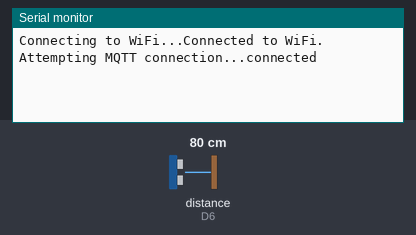
A sketch run on a simulated Arduino MKR. Parts: the last lines printed to the serial monitor. Wiring (inferred from the names in the program): ultrasonic range finder: trigger D7; echo D6. The test bench sets the inputs (shaded band); at power-on: distance to the obstacle (sensor on D6) 80 cm. The echo pulse lasts 58.3 µs per cm; WiFi joins after 1.5 s; servers stay silent unless stated; no MQTT or app messages arrive unless stated.

Above: at 6.9 s.
7.0 s: distance to the obstacle (sensor on D6) set to 9 cm
At 8.8 s:
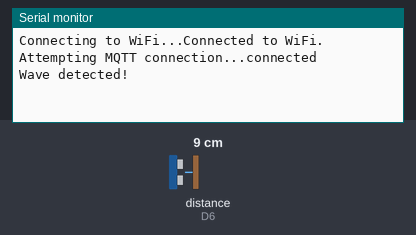
9.7 s: distance to the obstacle (sensor on D6) set to 12 cm
At 12.0 s:
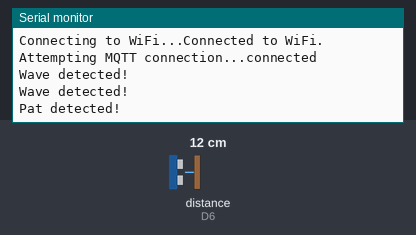

Measured:
- the behaviour switches between 10 and 11 cm on distance to the obstacle (sensor on D6) (found by bisection; images 1 and 2)
- after the input at 7.0 s, the serial monitor: prints a new line after 0.57 s (image 1)
- after the input at 9.7 s, the serial monitor: prints a new line after 1.9 s (image 2)

The sketch:

Publisher_Device.ino
```cpp
#include <WiFiNINA.h>
#include <PubSubClient.h>

// Network credentials stored in arduino_secrets.h
char ssid[] = "iiNetA59E43";
char pass[] = "2hAkfqsQkN";

// MQTT Broker details
const char* broker = "broker.emqx.io";
const int port = 1883;
const char* topic = "SIT210/wave";

WiFiClient wifiClient;
PubSubClient mqttClient(wifiClient);

// Ultrasonic Sensor pins
const int trigPin = 7;
const int echoPin = 6;
long duration, distance;

void setup() {
  Serial.begin(9600);
  pinMode(trigPin, OUTPUT);
  pinMode(echoPin, INPUT);

  connectToWiFi();
  mqttClient.setServer(broker, port);
}

void loop() {
  if (!mqttClient.connected()) {
    reconnectToMQTT();
  }
  mqttClient.loop();


  digitalWrite(trigPin, LOW); // Ensure the trigPin is low
  delayMicroseconds (2); // Wait for 2 microseconds
  digitalWrite(trigPin, HIGH); // Set trigPin on HIGH state
  delayMicroseconds (10); // Wait for 10 microseconds
  digitalWrite(trigPin, LOW); // Set trigPin on LOW state

  duration = pulseIn(echoPin, HIGH);
  distance = duration * 0.034 / 2; // Speed of sound wave divided by 2 (go and back)

  if (distance > 0 && distance < 10) { // "Wave" condition
    mqttClient.publish(topic, "Wave detected!");
    Serial.println("Wave detected!");// Message for "wave"
  } else if (distance >= 10 && distance <= 20) { // "Pat" condition
    mqttClient.publish(topic, "Pat detected!"); // Different message for "pat"
    Serial.println("Pat detected!");
  }
  delay(2000); // Debounce delay
}

void connectToWiFi() {
  Serial.print("Connecting to WiFi...");
  WiFi.begin(ssid, pass);

  while (WiFi.status() != WL_CONNECTED) {
    delay(500);
    Serial.print(".");
  }
  Serial.println("Connected to WiFi.");
}

void reconnectToMQTT() {
  while (!mqttClient.connected()) {
    Serial.print("Attempting MQTT connection...");
    if (mqttClient.connect("PublisherDevice")) {
      Serial.println("connected");
      mqttClient.subscribe(topic); // Subscribe to topic if you want the publisher to also listen
    } else {
      Serial.print("failed, rc=");
      Serial.print(mqttClient.state());
      Serial.println(" try again in 5 seconds");
      delay(5000);
    }
  }
}
```
